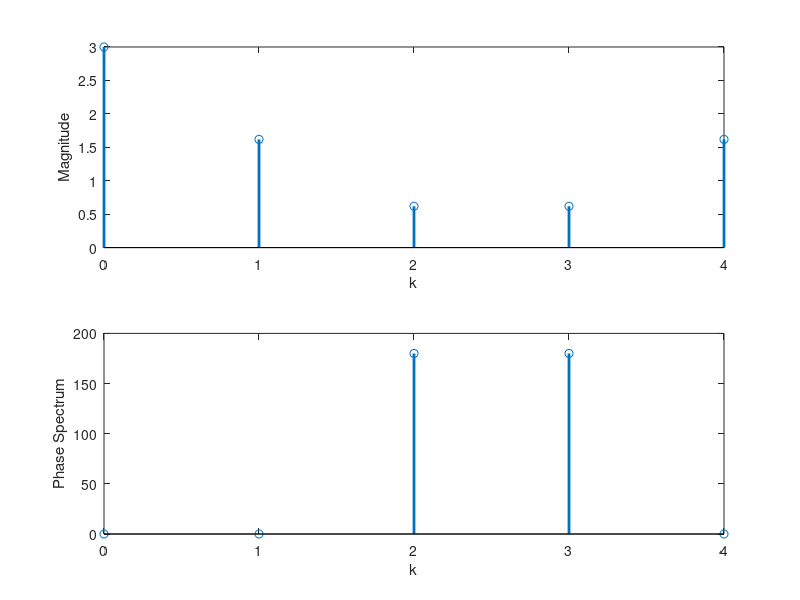
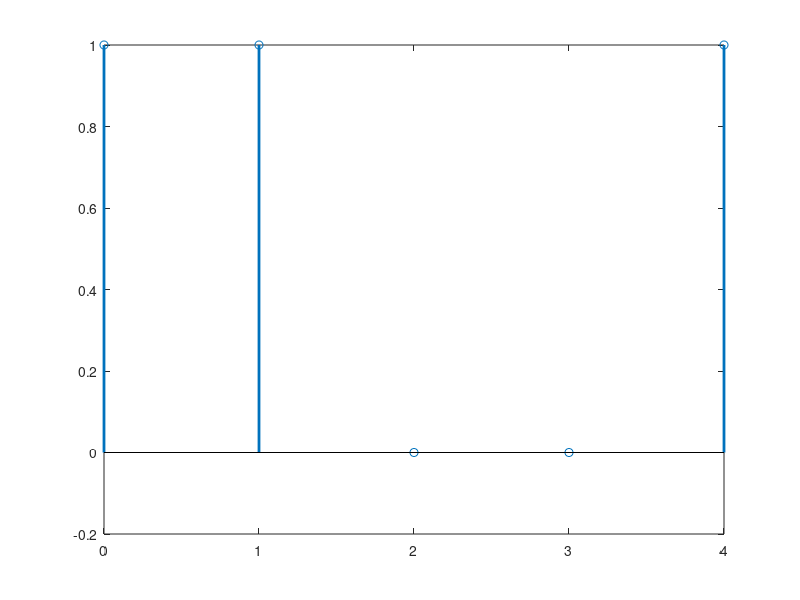

These charts were generated, in order, by the following MATLAB code:
clc
close all;
clear all;


x=[1,1,0,0,1];
N=5;
k=0:N-1;

%%Strating
X=fft(x,N);
MagX=abs(X);  %Magnitude Spectrum
PhaseX=angle(X)*180/pi;  %Angle in degree
figure(1)
subplot(2,1,1)
stem(k,MagX,'Linewidth',2);
xlabel("k");
ylabel("Magnitude");
subplot(2,1,2) 
stem(k,PhaseX,'Linewidth',2); 
xlabel("k");
ylabel("Phase Spectrum");


%%IDFT to obtain the orginal signal from its DFT
xn=ifft(X,N);
figure(2)
stem(k,real(xn),"Linewidth",2); %%Showing only the real part of idft